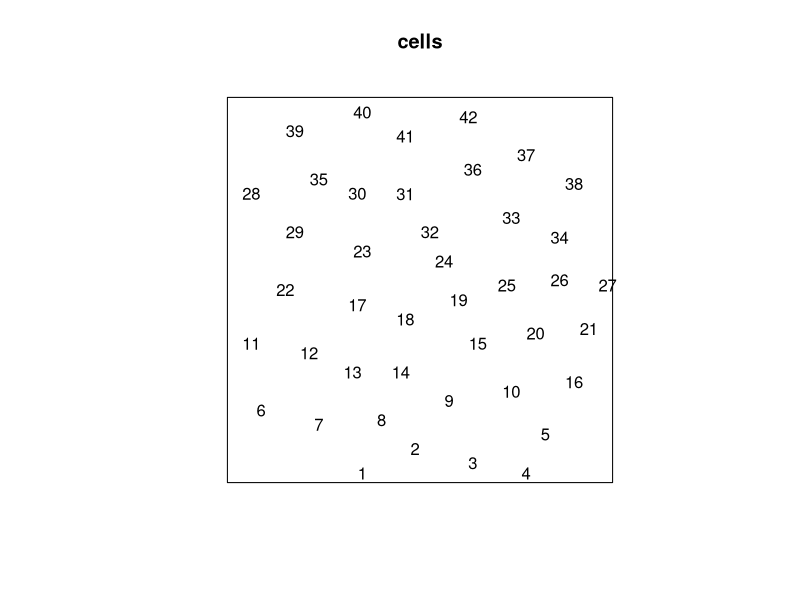
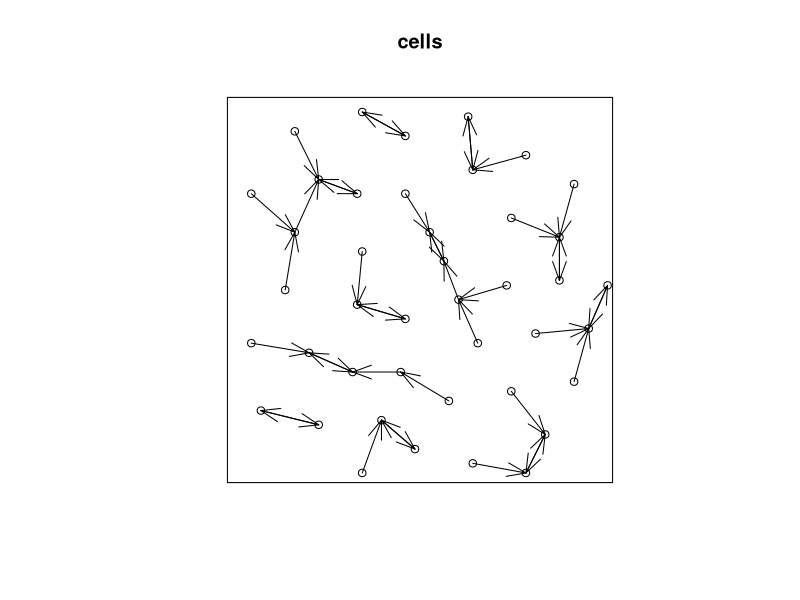
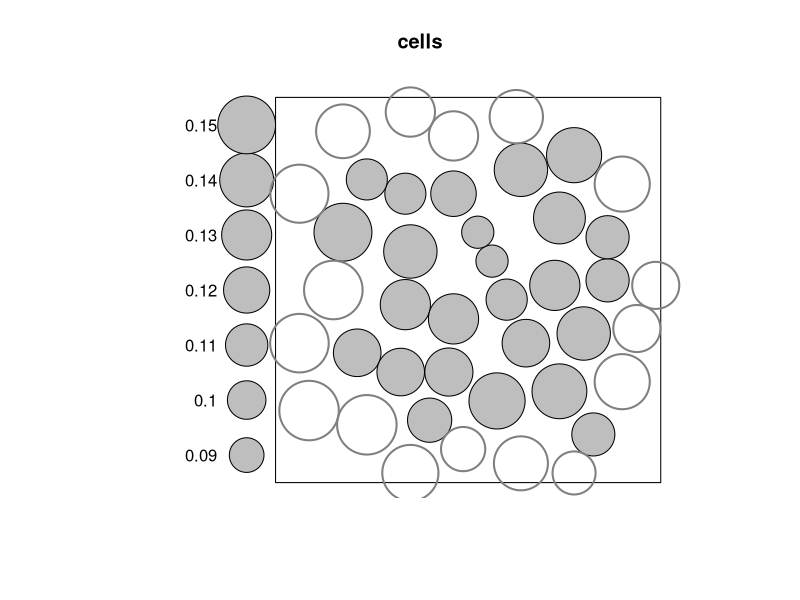
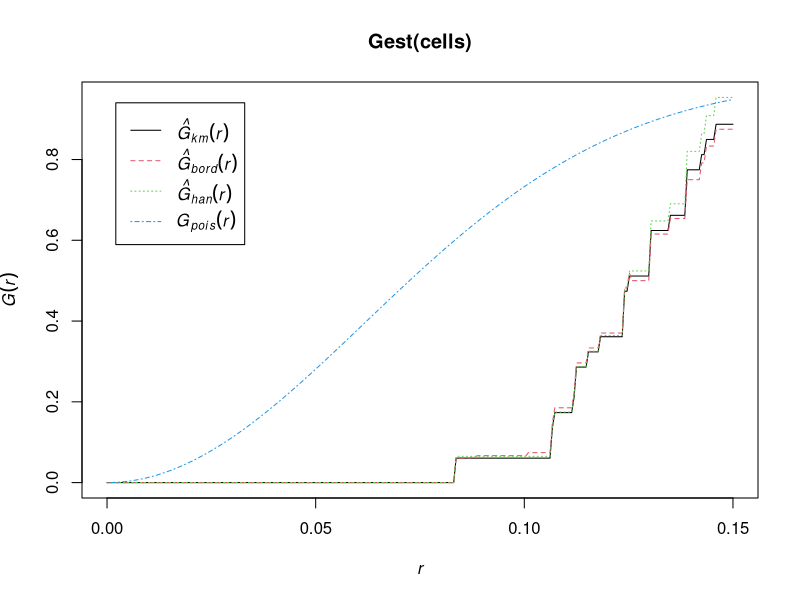
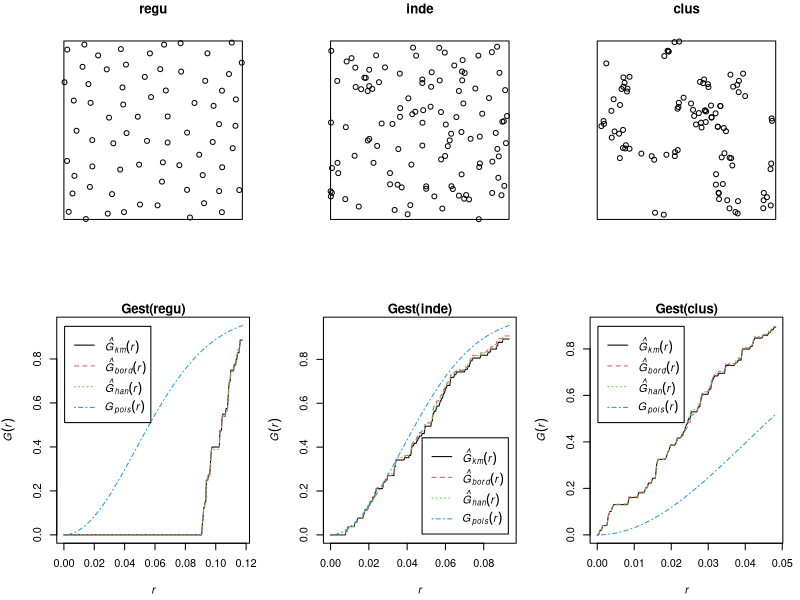
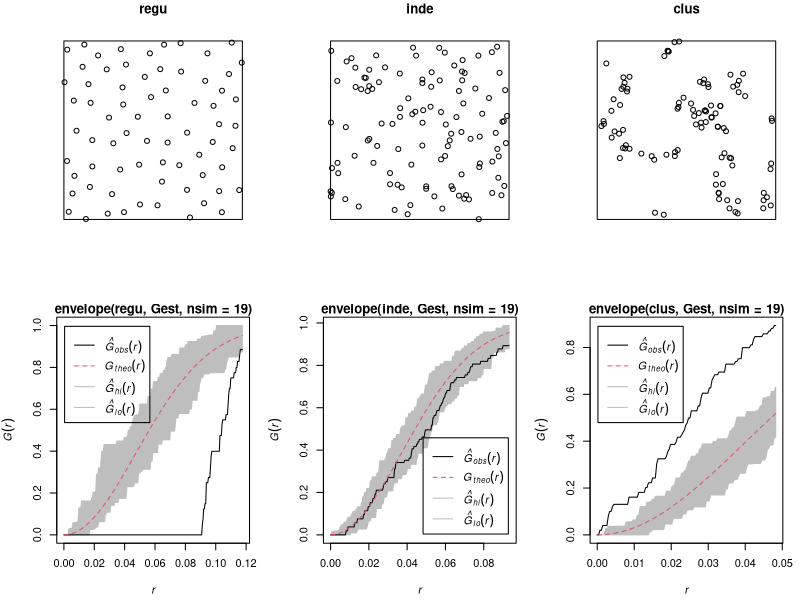
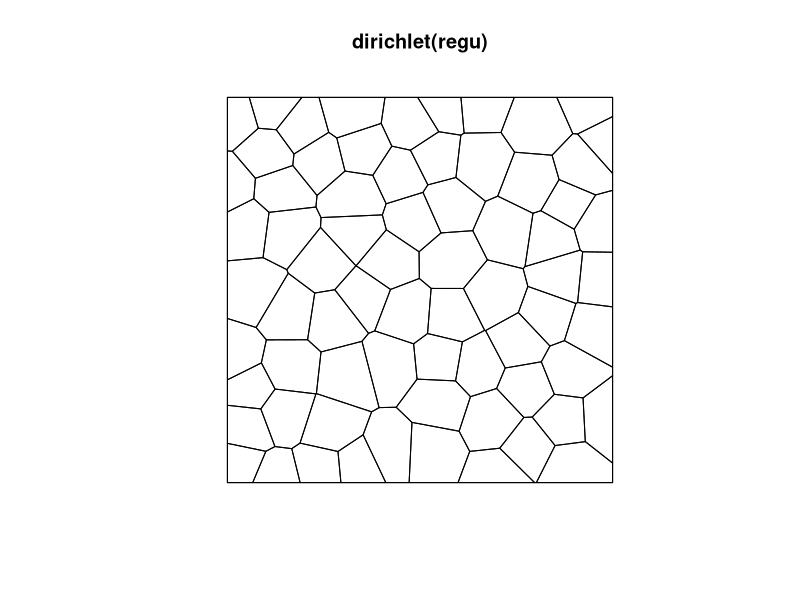
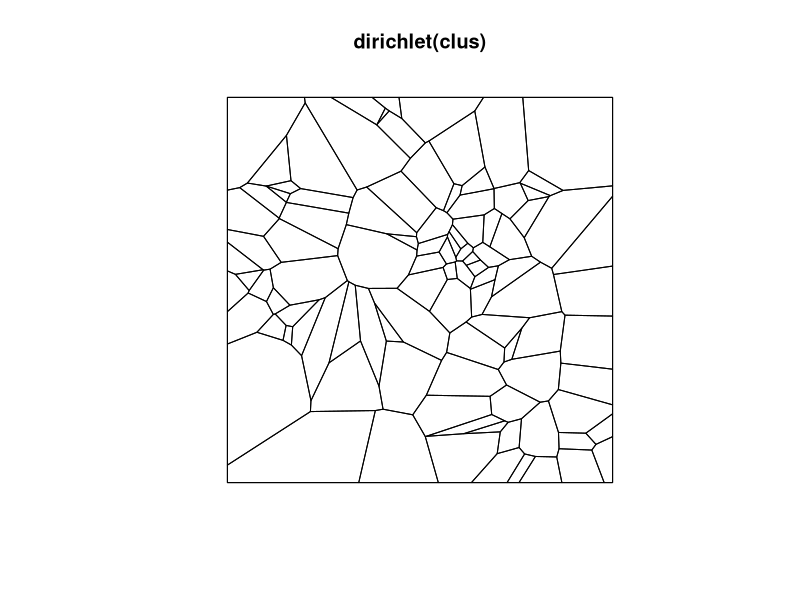

Write the R code that produced these figures, in order.
#'      SSAI course on spatial point patterns with spatstat
#'                     Perth, May 2017
#' 
#'                   Lecturer's R script 
#'                  Session 8: Spacing and nearest neighbours
#' 
#'         Copyright (c) Adrian Baddeley and Ege Rubak 2017
#' 
library(spatstat)

plot(cells, type="n")
text(cells, labels=1:npoints(cells))
nnwhich(cells)

plot(cells)
nn <- nnwhich(cells)
arrows(cells$x, cells$y, cells[nn]$x, cells[nn]$y, length=0.2, angle=20)

nndist(cells)

stienen(cells)

plot(Gest(cells))

set.seed(42)
inde <- rpoispp(100)
regu <- rSSI(0.09, 70)
clus <- rMatClust(30, 0.05, 4)

par0 <- par(mfrow=c(2,3), mar=0.3+c(4,4,1,1))
plot(regu)
plot(inde)
plot(clus)
plot(Gest(regu))
plot(Gest(inde))
plot(Gest(clus))

plot(regu)
plot(inde)
plot(clus)
plot(envelope(regu, Gest, nsim=19))
plot(envelope(inde, Gest, nsim=19))
plot(envelope(clus, Gest, nsim=19))
par23x <- par(par0)

plot(dirichlet(regu))
plot(dirichlet(clus))

plot(distmap(regu))

par(mfrow=c(2,3), mar=0.3+c(0,0,0,2))
plot(regu)
plot(inde)
plot(clus)
plot(distmap(regu))
plot(distmap(inde))
plot(distmap(clus))
par23r <- par(mfrow=c(1,1), mar=rep(0.1, 4))

plist <- solist(regu=regu, inde=inde, clus=clus)
dlist <- lapply(plist, distmap)
pdlist <- as.solist(append(plist, dlist))
plot(pdlist, equal.scales=TRUE, mar.panel=1, main="")
